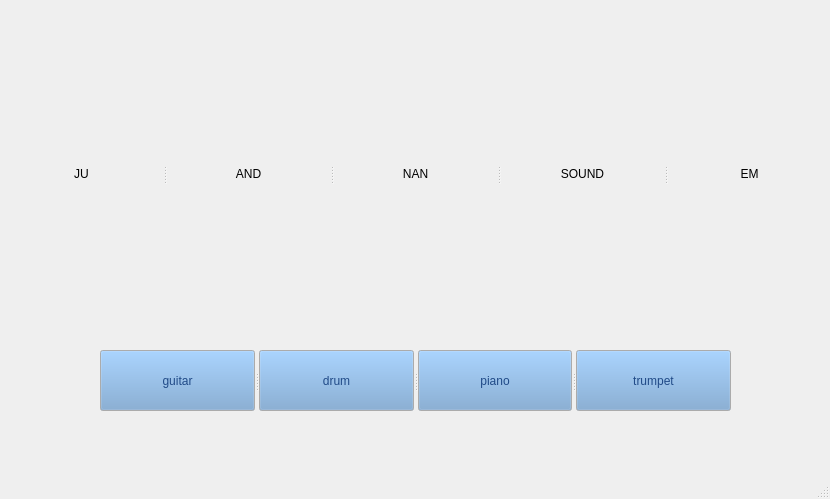
<?xml version="1.0" encoding="UTF-8"?>
<ui version="4.0">
 <class>MainWindow</class>
 <widget class="QMainWindow" name="MainWindow">
  <property name="geometry">
   <rect>
    <x>0</x>
    <y>0</y>
    <width>830</width>
    <height>499</height>
   </rect>
  </property>
  <property name="windowTitle">
   <string>MainWindow</string>
  </property>
  <widget class="QWidget" name="centralWidget">
   <widget class="QLabel" name="label">
    <property name="geometry">
     <rect>
      <x>0</x>
      <y>0</y>
      <width>831</width>
      <height>431</height>
     </rect>
    </property>
    <property name="text">
     <string/>
    </property>
    <property name="pixmap">
     <pixmap>:/new/prefix1/background2.png</pixmap>
    </property>
    <property name="scaledContents">
     <bool>true</bool>
    </property>
   </widget>
   <widget class="QSplitter" name="splitter">
    <property name="geometry">
     <rect>
      <x>100</x>
      <y>350</y>
      <width>631</width>
      <height>61</height>
     </rect>
    </property>
    <property name="orientation">
     <enum>Qt::Horizontal</enum>
    </property>
    <widget class="QPushButton" name="pushButton_2">
     <property name="palette">
      <palette>
       <active>
        <colorrole role="Button">
         <brush brushstyle="SolidPattern">
          <color alpha="255">
           <red>114</red>
           <green>159</green>
           <blue>207</blue>
          </color>
         </brush>
        </colorrole>
        <colorrole role="ButtonText">
         <brush brushstyle="SolidPattern">
          <color alpha="255">
           <red>32</red>
           <green>74</green>
           <blue>135</blue>
          </color>
         </brush>
        </colorrole>
       </active>
       <inactive>
        <colorrole role="Button">
         <brush brushstyle="SolidPattern">
          <color alpha="255">
           <red>114</red>
           <green>159</green>
           <blue>207</blue>
          </color>
         </brush>
        </colorrole>
        <colorrole role="ButtonText">
         <brush brushstyle="SolidPattern">
          <color alpha="255">
           <red>32</red>
           <green>74</green>
           <blue>135</blue>
          </color>
         </brush>
        </colorrole>
       </inactive>
       <disabled>
        <colorrole role="Button">
         <brush brushstyle="SolidPattern">
          <color alpha="255">
           <red>114</red>
           <green>159</green>
           <blue>207</blue>
          </color>
         </brush>
        </colorrole>
        <colorrole role="ButtonText">
         <brush brushstyle="SolidPattern">
          <color alpha="255">
           <red>190</red>
           <green>190</green>
           <blue>190</blue>
          </color>
         </brush>
        </colorrole>
       </disabled>
      </palette>
     </property>
     <property name="styleSheet">
      <string notr="true">font: 15pt &quot;DejaVu Math TeX Gyre&quot;;
</string>
     </property>
     <property name="text">
      <string>guitar</string>
     </property>
    </widget>
    <widget class="QPushButton" name="pushButton_3">
     <property name="palette">
      <palette>
       <active>
        <colorrole role="Button">
         <brush brushstyle="SolidPattern">
          <color alpha="255">
           <red>114</red>
           <green>159</green>
           <blue>207</blue>
          </color>
         </brush>
        </colorrole>
        <colorrole role="ButtonText">
         <brush brushstyle="SolidPattern">
          <color alpha="255">
           <red>32</red>
           <green>74</green>
           <blue>135</blue>
          </color>
         </brush>
        </colorrole>
       </active>
       <inactive>
        <colorrole role="Button">
         <brush brushstyle="SolidPattern">
          <color alpha="255">
           <red>114</red>
           <green>159</green>
           <blue>207</blue>
          </color>
         </brush>
        </colorrole>
        <colorrole role="ButtonText">
         <brush brushstyle="SolidPattern">
          <color alpha="255">
           <red>32</red>
           <green>74</green>
           <blue>135</blue>
          </color>
         </brush>
        </colorrole>
       </inactive>
       <disabled>
        <colorrole role="Button">
         <brush brushstyle="SolidPattern">
          <color alpha="255">
           <red>114</red>
           <green>159</green>
           <blue>207</blue>
          </color>
         </brush>
        </colorrole>
        <colorrole role="ButtonText">
         <brush brushstyle="SolidPattern">
          <color alpha="255">
           <red>190</red>
           <green>190</green>
           <blue>190</blue>
          </color>
         </brush>
        </colorrole>
       </disabled>
      </palette>
     </property>
     <property name="styleSheet">
      <string notr="true">font: 15pt &quot;DejaVu Math TeX Gyre&quot;;</string>
     </property>
     <property name="text">
      <string>drum</string>
     </property>
    </widget>
    <widget class="QPushButton" name="pushButton_4">
     <property name="palette">
      <palette>
       <active>
        <colorrole role="Button">
         <brush brushstyle="SolidPattern">
          <color alpha="255">
           <red>114</red>
           <green>159</green>
           <blue>207</blue>
          </color>
         </brush>
        </colorrole>
        <colorrole role="ButtonText">
         <brush brushstyle="SolidPattern">
          <color alpha="255">
           <red>32</red>
           <green>74</green>
           <blue>135</blue>
          </color>
         </brush>
        </colorrole>
       </active>
       <inactive>
        <colorrole role="Button">
         <brush brushstyle="SolidPattern">
          <color alpha="255">
           <red>114</red>
           <green>159</green>
           <blue>207</blue>
          </color>
         </brush>
        </colorrole>
        <colorrole role="ButtonText">
         <brush brushstyle="SolidPattern">
          <color alpha="255">
           <red>32</red>
           <green>74</green>
           <blue>135</blue>
          </color>
         </brush>
        </colorrole>
       </inactive>
       <disabled>
        <colorrole role="Button">
         <brush brushstyle="SolidPattern">
          <color alpha="255">
           <red>114</red>
           <green>159</green>
           <blue>207</blue>
          </color>
         </brush>
        </colorrole>
        <colorrole role="ButtonText">
         <brush brushstyle="SolidPattern">
          <color alpha="255">
           <red>190</red>
           <green>190</green>
           <blue>190</blue>
          </color>
         </brush>
        </colorrole>
       </disabled>
      </palette>
     </property>
     <property name="styleSheet">
      <string notr="true">font: 15pt &quot;DejaVu Math TeX Gyre&quot;;
</string>
     </property>
     <property name="text">
      <string>piano</string>
     </property>
    </widget>
    <widget class="QPushButton" name="pushButton">
     <property name="palette">
      <palette>
       <active>
        <colorrole role="WindowText">
         <brush brushstyle="SolidPattern">
          <color alpha="255">
           <red>46</red>
           <green>52</green>
           <blue>54</blue>
          </color>
         </brush>
        </colorrole>
        <colorrole role="Button">
         <brush brushstyle="SolidPattern">
          <color alpha="255">
           <red>114</red>
           <green>159</green>
           <blue>207</blue>
          </color>
         </brush>
        </colorrole>
        <colorrole role="Text">
         <brush brushstyle="SolidPattern">
          <color alpha="255">
           <red>46</red>
           <green>52</green>
           <blue>54</blue>
          </color>
         </brush>
        </colorrole>
        <colorrole role="ButtonText">
         <brush brushstyle="SolidPattern">
          <color alpha="255">
           <red>32</red>
           <green>74</green>
           <blue>135</blue>
          </color>
         </brush>
        </colorrole>
       </active>
       <inactive>
        <colorrole role="WindowText">
         <brush brushstyle="SolidPattern">
          <color alpha="255">
           <red>46</red>
           <green>52</green>
           <blue>54</blue>
          </color>
         </brush>
        </colorrole>
        <colorrole role="Button">
         <brush brushstyle="SolidPattern">
          <color alpha="255">
           <red>114</red>
           <green>159</green>
           <blue>207</blue>
          </color>
         </brush>
        </colorrole>
        <colorrole role="Text">
         <brush brushstyle="SolidPattern">
          <color alpha="255">
           <red>46</red>
           <green>52</green>
           <blue>54</blue>
          </color>
         </brush>
        </colorrole>
        <colorrole role="ButtonText">
         <brush brushstyle="SolidPattern">
          <color alpha="255">
           <red>32</red>
           <green>74</green>
           <blue>135</blue>
          </color>
         </brush>
        </colorrole>
       </inactive>
       <disabled>
        <colorrole role="WindowText">
         <brush brushstyle="SolidPattern">
          <color alpha="255">
           <red>190</red>
           <green>190</green>
           <blue>190</blue>
          </color>
         </brush>
        </colorrole>
        <colorrole role="Button">
         <brush brushstyle="SolidPattern">
          <color alpha="255">
           <red>114</red>
           <green>159</green>
           <blue>207</blue>
          </color>
         </brush>
        </colorrole>
        <colorrole role="Text">
         <brush brushstyle="SolidPattern">
          <color alpha="255">
           <red>190</red>
           <green>190</green>
           <blue>190</blue>
          </color>
         </brush>
        </colorrole>
        <colorrole role="ButtonText">
         <brush brushstyle="SolidPattern">
          <color alpha="255">
           <red>190</red>
           <green>190</green>
           <blue>190</blue>
          </color>
         </brush>
        </colorrole>
       </disabled>
      </palette>
     </property>
     <property name="styleSheet">
      <string notr="true">font: 15pt &quot;DejaVu Math TeX Gyre&quot;;
</string>
     </property>
     <property name="text">
      <string>trumpet</string>
     </property>
    </widget>
   </widget>
   <widget class="QSplitter" name="splitter_2">
    <property name="geometry">
     <rect>
      <x>0</x>
      <y>-2</y>
      <width>831</width>
      <height>351</height>
     </rect>
    </property>
    <property name="orientation">
     <enum>Qt::Horizontal</enum>
    </property>
    <widget class="QPushButton" name="pushButton_5">
     <property name="palette">
      <palette>
       <active>
        <colorrole role="WindowText">
         <brush brushstyle="SolidPattern">
          <color alpha="25">
           <red>191</red>
           <green>64</green>
           <blue>64</blue>
          </color>
         </brush>
        </colorrole>
        <colorrole role="Button">
         <brush brushstyle="SolidPattern">
          <color alpha="25">
           <red>191</red>
           <green>64</green>
           <blue>64</blue>
          </color>
         </brush>
        </colorrole>
       </active>
       <inactive>
        <colorrole role="WindowText">
         <brush brushstyle="SolidPattern">
          <color alpha="25">
           <red>191</red>
           <green>64</green>
           <blue>64</blue>
          </color>
         </brush>
        </colorrole>
        <colorrole role="Button">
         <brush brushstyle="SolidPattern">
          <color alpha="25">
           <red>191</red>
           <green>64</green>
           <blue>64</blue>
          </color>
         </brush>
        </colorrole>
       </inactive>
       <disabled>
        <colorrole role="WindowText">
         <brush brushstyle="SolidPattern">
          <color alpha="255">
           <red>190</red>
           <green>190</green>
           <blue>190</blue>
          </color>
         </brush>
        </colorrole>
        <colorrole role="Button">
         <brush brushstyle="SolidPattern">
          <color alpha="25">
           <red>191</red>
           <green>64</green>
           <blue>64</blue>
          </color>
         </brush>
        </colorrole>
       </disabled>
      </palette>
     </property>
     <property name="styleSheet">
      <string notr="true"/>
     </property>
     <property name="text">
      <string>JU</string>
     </property>
     <property name="flat">
      <bool>true</bool>
     </property>
    </widget>
    <widget class="QPushButton" name="pushButton_6">
     <property name="palette">
      <palette>
       <active>
        <colorrole role="WindowText">
         <brush brushstyle="SolidPattern">
          <color alpha="25">
           <red>199</red>
           <green>246</green>
           <blue>9</blue>
          </color>
         </brush>
        </colorrole>
        <colorrole role="Button">
         <brush brushstyle="SolidPattern">
          <color alpha="25">
           <red>194</red>
           <green>237</green>
           <blue>23</blue>
          </color>
         </brush>
        </colorrole>
       </active>
       <inactive>
        <colorrole role="WindowText">
         <brush brushstyle="SolidPattern">
          <color alpha="25">
           <red>199</red>
           <green>246</green>
           <blue>9</blue>
          </color>
         </brush>
        </colorrole>
        <colorrole role="Button">
         <brush brushstyle="SolidPattern">
          <color alpha="25">
           <red>194</red>
           <green>237</green>
           <blue>23</blue>
          </color>
         </brush>
        </colorrole>
       </inactive>
       <disabled>
        <colorrole role="WindowText">
         <brush brushstyle="SolidPattern">
          <color alpha="255">
           <red>190</red>
           <green>190</green>
           <blue>190</blue>
          </color>
         </brush>
        </colorrole>
        <colorrole role="Button">
         <brush brushstyle="SolidPattern">
          <color alpha="25">
           <red>194</red>
           <green>237</green>
           <blue>23</blue>
          </color>
         </brush>
        </colorrole>
       </disabled>
      </palette>
     </property>
     <property name="text">
      <string>AND</string>
     </property>
     <property name="flat">
      <bool>true</bool>
     </property>
    </widget>
    <widget class="QPushButton" name="pushButton_7">
     <property name="palette">
      <palette>
       <active>
        <colorrole role="WindowText">
         <brush brushstyle="SolidPattern">
          <color alpha="51">
           <red>89</red>
           <green>191</green>
           <blue>64</blue>
          </color>
         </brush>
        </colorrole>
        <colorrole role="Button">
         <brush brushstyle="SolidPattern">
          <color alpha="51">
           <red>89</red>
           <green>191</green>
           <blue>64</blue>
          </color>
         </brush>
        </colorrole>
        <colorrole role="Light">
         <brush brushstyle="SolidPattern">
          <color alpha="51">
           <red>145</red>
           <green>255</green>
           <blue>117</blue>
          </color>
         </brush>
        </colorrole>
        <colorrole role="Midlight">
         <brush brushstyle="SolidPattern">
          <color alpha="51">
           <red>117</red>
           <green>223</green>
           <blue>90</blue>
          </color>
         </brush>
        </colorrole>
        <colorrole role="Dark">
         <brush brushstyle="SolidPattern">
          <color alpha="51">
           <red>44</red>
           <green>95</green>
           <blue>32</blue>
          </color>
         </brush>
        </colorrole>
        <colorrole role="Mid">
         <brush brushstyle="SolidPattern">
          <color alpha="51">
           <red>59</red>
           <green>127</green>
           <blue>42</blue>
          </color>
         </brush>
        </colorrole>
        <colorrole role="Text">
         <brush brushstyle="SolidPattern">
          <color alpha="51">
           <red>89</red>
           <green>191</green>
           <blue>64</blue>
          </color>
         </brush>
        </colorrole>
        <colorrole role="BrightText">
         <brush brushstyle="SolidPattern">
          <color alpha="255">
           <red>255</red>
           <green>255</green>
           <blue>255</blue>
          </color>
         </brush>
        </colorrole>
        <colorrole role="ButtonText">
         <brush brushstyle="SolidPattern">
          <color alpha="255">
           <red>0</red>
           <green>0</green>
           <blue>0</blue>
          </color>
         </brush>
        </colorrole>
        <colorrole role="Base">
         <brush brushstyle="SolidPattern">
          <color alpha="255">
           <red>255</red>
           <green>255</green>
           <blue>255</blue>
          </color>
         </brush>
        </colorrole>
        <colorrole role="Window">
         <brush brushstyle="SolidPattern">
          <color alpha="51">
           <red>89</red>
           <green>191</green>
           <blue>64</blue>
          </color>
         </brush>
        </colorrole>
        <colorrole role="Shadow">
         <brush brushstyle="SolidPattern">
          <color alpha="255">
           <red>0</red>
           <green>0</green>
           <blue>0</blue>
          </color>
         </brush>
        </colorrole>
        <colorrole role="AlternateBase">
         <brush brushstyle="SolidPattern">
          <color alpha="153">
           <red>172</red>
           <green>223</green>
           <blue>159</blue>
          </color>
         </brush>
        </colorrole>
        <colorrole role="ToolTipBase">
         <brush brushstyle="SolidPattern">
          <color alpha="255">
           <red>255</red>
           <green>255</green>
           <blue>220</blue>
          </color>
         </brush>
        </colorrole>
        <colorrole role="ToolTipText">
         <brush brushstyle="SolidPattern">
          <color alpha="255">
           <red>0</red>
           <green>0</green>
           <blue>0</blue>
          </color>
         </brush>
        </colorrole>
       </active>
       <inactive>
        <colorrole role="WindowText">
         <brush brushstyle="SolidPattern">
          <color alpha="51">
           <red>89</red>
           <green>191</green>
           <blue>64</blue>
          </color>
         </brush>
        </colorrole>
        <colorrole role="Button">
         <brush brushstyle="SolidPattern">
          <color alpha="51">
           <red>89</red>
           <green>191</green>
           <blue>64</blue>
          </color>
         </brush>
        </colorrole>
        <colorrole role="Light">
         <brush brushstyle="SolidPattern">
          <color alpha="51">
           <red>145</red>
           <green>255</green>
           <blue>117</blue>
          </color>
         </brush>
        </colorrole>
        <colorrole role="Midlight">
         <brush brushstyle="SolidPattern">
          <color alpha="51">
           <red>117</red>
           <green>223</green>
           <blue>90</blue>
          </color>
         </brush>
        </colorrole>
        <colorrole role="Dark">
         <brush brushstyle="SolidPattern">
          <color alpha="51">
           <red>44</red>
           <green>95</green>
           <blue>32</blue>
          </color>
         </brush>
        </colorrole>
        <colorrole role="Mid">
         <brush brushstyle="SolidPattern">
          <color alpha="51">
           <red>59</red>
           <green>127</green>
           <blue>42</blue>
          </color>
         </brush>
        </colorrole>
        <colorrole role="Text">
         <brush brushstyle="SolidPattern">
          <color alpha="51">
           <red>89</red>
           <green>191</green>
           <blue>64</blue>
          </color>
         </brush>
        </colorrole>
        <colorrole role="BrightText">
         <brush brushstyle="SolidPattern">
          <color alpha="255">
           <red>255</red>
           <green>255</green>
           <blue>255</blue>
          </color>
         </brush>
        </colorrole>
        <colorrole role="ButtonText">
         <brush brushstyle="SolidPattern">
          <color alpha="255">
           <red>0</red>
           <green>0</green>
           <blue>0</blue>
          </color>
         </brush>
        </colorrole>
        <colorrole role="Base">
         <brush brushstyle="SolidPattern">
          <color alpha="255">
           <red>255</red>
           <green>255</green>
           <blue>255</blue>
          </color>
         </brush>
        </colorrole>
        <colorrole role="Window">
         <brush brushstyle="SolidPattern">
          <color alpha="51">
           <red>89</red>
           <green>191</green>
           <blue>64</blue>
          </color>
         </brush>
        </colorrole>
        <colorrole role="Shadow">
         <brush brushstyle="SolidPattern">
          <color alpha="255">
           <red>0</red>
           <green>0</green>
           <blue>0</blue>
          </color>
         </brush>
        </colorrole>
        <colorrole role="AlternateBase">
         <brush brushstyle="SolidPattern">
          <color alpha="153">
           <red>172</red>
           <green>223</green>
           <blue>159</blue>
          </color>
         </brush>
        </colorrole>
        <colorrole role="ToolTipBase">
         <brush brushstyle="SolidPattern">
          <color alpha="255">
           <red>255</red>
           <green>255</green>
           <blue>220</blue>
          </color>
         </brush>
        </colorrole>
        <colorrole role="ToolTipText">
         <brush brushstyle="SolidPattern">
          <color alpha="255">
           <red>0</red>
           <green>0</green>
           <blue>0</blue>
          </color>
         </brush>
        </colorrole>
       </inactive>
       <disabled>
        <colorrole role="WindowText">
         <brush brushstyle="SolidPattern">
          <color alpha="51">
           <red>44</red>
           <green>95</green>
           <blue>32</blue>
          </color>
         </brush>
        </colorrole>
        <colorrole role="Button">
         <brush brushstyle="SolidPattern">
          <color alpha="51">
           <red>89</red>
           <green>191</green>
           <blue>64</blue>
          </color>
         </brush>
        </colorrole>
        <colorrole role="Light">
         <brush brushstyle="SolidPattern">
          <color alpha="51">
           <red>145</red>
           <green>255</green>
           <blue>117</blue>
          </color>
         </brush>
        </colorrole>
        <colorrole role="Midlight">
         <brush brushstyle="SolidPattern">
          <color alpha="51">
           <red>117</red>
           <green>223</green>
           <blue>90</blue>
          </color>
         </brush>
        </colorrole>
        <colorrole role="Dark">
         <brush brushstyle="SolidPattern">
          <color alpha="51">
           <red>44</red>
           <green>95</green>
           <blue>32</blue>
          </color>
         </brush>
        </colorrole>
        <colorrole role="Mid">
         <brush brushstyle="SolidPattern">
          <color alpha="51">
           <red>59</red>
           <green>127</green>
           <blue>42</blue>
          </color>
         </brush>
        </colorrole>
        <colorrole role="Text">
         <brush brushstyle="SolidPattern">
          <color alpha="51">
           <red>44</red>
           <green>95</green>
           <blue>32</blue>
          </color>
         </brush>
        </colorrole>
        <colorrole role="BrightText">
         <brush brushstyle="SolidPattern">
          <color alpha="255">
           <red>255</red>
           <green>255</green>
           <blue>255</blue>
          </color>
         </brush>
        </colorrole>
        <colorrole role="ButtonText">
         <brush brushstyle="SolidPattern">
          <color alpha="51">
           <red>44</red>
           <green>95</green>
           <blue>32</blue>
          </color>
         </brush>
        </colorrole>
        <colorrole role="Base">
         <brush brushstyle="SolidPattern">
          <color alpha="51">
           <red>89</red>
           <green>191</green>
           <blue>64</blue>
          </color>
         </brush>
        </colorrole>
        <colorrole role="Window">
         <brush brushstyle="SolidPattern">
          <color alpha="51">
           <red>89</red>
           <green>191</green>
           <blue>64</blue>
          </color>
         </brush>
        </colorrole>
        <colorrole role="Shadow">
         <brush brushstyle="SolidPattern">
          <color alpha="255">
           <red>0</red>
           <green>0</green>
           <blue>0</blue>
          </color>
         </brush>
        </colorrole>
        <colorrole role="AlternateBase">
         <brush brushstyle="SolidPattern">
          <color alpha="51">
           <red>89</red>
           <green>191</green>
           <blue>64</blue>
          </color>
         </brush>
        </colorrole>
        <colorrole role="ToolTipBase">
         <brush brushstyle="SolidPattern">
          <color alpha="255">
           <red>255</red>
           <green>255</green>
           <blue>220</blue>
          </color>
         </brush>
        </colorrole>
        <colorrole role="ToolTipText">
         <brush brushstyle="SolidPattern">
          <color alpha="255">
           <red>0</red>
           <green>0</green>
           <blue>0</blue>
          </color>
         </brush>
        </colorrole>
       </disabled>
      </palette>
     </property>
     <property name="text">
      <string>NAN</string>
     </property>
     <property name="flat">
      <bool>true</bool>
     </property>
    </widget>
    <widget class="QPushButton" name="pushButton_8">
     <property name="palette">
      <palette>
       <active>
        <colorrole role="WindowText">
         <brush brushstyle="SolidPattern">
          <color alpha="76">
           <red>64</red>
           <green>115</green>
           <blue>191</blue>
          </color>
         </brush>
        </colorrole>
        <colorrole role="Button">
         <brush brushstyle="SolidPattern">
          <color alpha="76">
           <red>64</red>
           <green>115</green>
           <blue>191</blue>
          </color>
         </brush>
        </colorrole>
       </active>
       <inactive>
        <colorrole role="WindowText">
         <brush brushstyle="SolidPattern">
          <color alpha="76">
           <red>64</red>
           <green>115</green>
           <blue>191</blue>
          </color>
         </brush>
        </colorrole>
        <colorrole role="Button">
         <brush brushstyle="SolidPattern">
          <color alpha="76">
           <red>64</red>
           <green>115</green>
           <blue>191</blue>
          </color>
         </brush>
        </colorrole>
       </inactive>
       <disabled>
        <colorrole role="WindowText">
         <brush brushstyle="SolidPattern">
          <color alpha="255">
           <red>190</red>
           <green>190</green>
           <blue>190</blue>
          </color>
         </brush>
        </colorrole>
        <colorrole role="Button">
         <brush brushstyle="SolidPattern">
          <color alpha="76">
           <red>64</red>
           <green>115</green>
           <blue>191</blue>
          </color>
         </brush>
        </colorrole>
       </disabled>
      </palette>
     </property>
     <property name="text">
      <string>SOUND</string>
     </property>
     <property name="checkable">
      <bool>false</bool>
     </property>
     <property name="flat">
      <bool>true</bool>
     </property>
    </widget>
    <widget class="QPushButton" name="pushButton_10">
     <property name="palette">
      <palette>
       <active>
        <colorrole role="Button">
         <brush brushstyle="SolidPattern">
          <color alpha="51">
           <red>89</red>
           <green>64</green>
           <blue>191</blue>
          </color>
         </brush>
        </colorrole>
       </active>
       <inactive>
        <colorrole role="Button">
         <brush brushstyle="SolidPattern">
          <color alpha="51">
           <red>89</red>
           <green>64</green>
           <blue>191</blue>
          </color>
         </brush>
        </colorrole>
       </inactive>
       <disabled>
        <colorrole role="Button">
         <brush brushstyle="SolidPattern">
          <color alpha="51">
           <red>89</red>
           <green>64</green>
           <blue>191</blue>
          </color>
         </brush>
        </colorrole>
       </disabled>
      </palette>
     </property>
     <property name="text">
      <string>EM</string>
     </property>
     <property name="flat">
      <bool>true</bool>
     </property>
    </widget>
   </widget>
   <widget class="QPushButton" name="pushButton_9">
    <property name="geometry">
     <rect>
      <x>0</x>
      <y>0</y>
      <width>831</width>
      <height>451</height>
     </rect>
    </property>
    <property name="text">
     <string/>
    </property>
    <property name="flat">
     <bool>true</bool>
    </property>
   </widget>
   <zorder>label</zorder>
   <zorder>pushButton_9</zorder>
   <zorder>splitter</zorder>
   <zorder>splitter_2</zorder>
  </widget>
  <widget class="QStatusBar" name="statusBar"/>
 </widget>
 <layoutdefault spacing="6" margin="11"/>
 <resources/>
 <connections/>
</ui>
